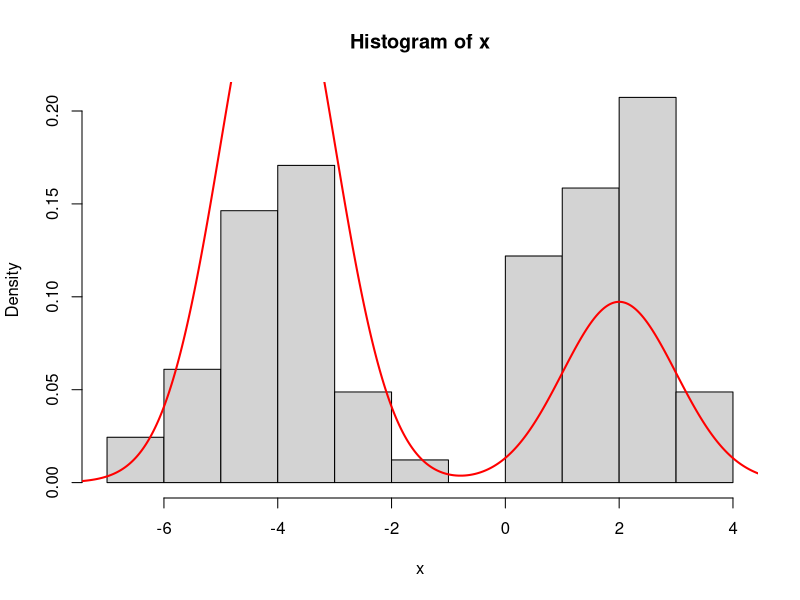

The R source for this figure:
############
#---DATA---#
############
x <- c(3.2021219417081, 2.65741884298405, 0.780137036066781, 3.64724723765017, 
       2.81041331245526, -4.62984071052694, -3.14281370657829, -3.12319766617262, 
       0.908978440112633, 2.51957106216094, 1.6829613082298, -3.87567468005131, 
       0.945705446404869, 0.495428223641111, -3.70222557688605, 3.68414040371748, 
       1.71340601895164, 1.14251338854263, -4.67625135117806, -4.36161079110522, 
       2.5622235140633, 2.06378756223698, -6.05965795191174, 2.03357186159356, 
       1.85332992519105, -2.90292806264, -2.3872030054047, 2.97532564926973, 
       1.36038670563403, 2.03484398255987, -2.90544404614717, 1.94541101948915, 
       1.89877326620243, -4.58947787551057, -5.23332969425005, 1.35028279895402, 
       -5.7057364084379, -4.19795250440479, 0.169765958342949, -4.41040237770636, 
       3.23366242337812, 2.7355634096666, -3.79124850215067, 1.81625386149323, 
       1.1244817398166, -5.351603849814, -4.28238069609014, 2.81686670597407, 
       -3.41167847159064, 2.2695834486729, -4.33355486366414, -4.07156878219267, 
       0.66540681953474, 1.54438714296735, -6.69483940993138, -3.33693275965261, 
       -1.79182385472336, 2.57088565077193, 1.36080493186315, 2.47510953571402, 
       2.21485345997249, -3.14067593928145, -5.09841477435681, 0.995868098296324, 
       0.780575051090966, -4.78524027264247, -5.00218879969458, -3.31819478384048, 
       -3.22225921308094, 2.90755400556924, -4.5340589955408, -3.17250220599487, 
       1.3692421554455, 0.471461424865359, 2.21459894893125, -2.10032867323119, 
       -3.94392608719873, -3.96057630155318, -3.71448565584273, 0.730529435675807, 
       2.20540388616452, -4.56182609476879)

##################
#---LIKELIHOOD---#
##################
loglikelihood <- function(mu, z, P, data) {
  # mu - vector with K unique mean values
  # z - vector with N cluster assignments
  # data - vector with N data points
  # P - std dev (fixed)
  logL = 0;
  for(i in 1 : length(data)) {
    xi = data[i]
    mui = mu[z[i]]
    logL = logL + log( dnorm(x = xi, mean = mui, sd = P ) )
  }
  
  return(logL )
}#END: loglikelihood

# loglikelihood(mu, c, P, x)

# loglikelihood(mu = mu, z = r.candidate, P = P, data)

#############
#---PRIOR---#
#############
prior <- function(z, K, N, alpha) {
  # prior for cluster assignments
  # @return: loglikelyhood of an assignmnet z
  counts = matrix(NA, ncol = K, dimnames = list(NULL, c(1 : K) ) )
  theTable <- table(z)
  
  for(i in 1 : K) {
    colname <-  colnames(counts)[i]
    value <- theTable[which(names(theTable) == colname)]
    value <- ifelse(is.numeric(value), value, 0)
    counts[, i] <- ifelse(is.na(value), 0, value)
  }#END: i loop
  
  loglike = K * log(alpha)
  for(i in 1 : K) {
    
    eta = counts[i]
    if(eta > 0) {
      loglike = loglike + lfactorial(eta - 1)
    }# END: eta check
    
  }# END: i loop
  
  for(i in 1 : N) {
    loglike = loglike - log(alpha + i - 1)
  }
  
  return(loglike)
}#END: prior


# prior(z = c(1, 2, 3), K = 3, N = 3, alpha = 1.0 )
# -log(6)

################
#---PROPOSAL---#
################
proposal <- function(z, K, N) {
  
  index = sample( c(1 : N), 1)
  value = sample( c(1 : K), 1 )
  
  r.cand = z
  r.cand[index] = value
  
  d.cand = 1
  d.curr = 1
  
  return(list(r.cand = r.cand, d.cand = d.cand, d.curr = d.curr))
}

proposal <- function(z, K, N, alpha) {
  
  r.cand = z
  for(index in 1 : N) {
    
    occupancy = matrix(NA, ncol = K, dimnames = list(NULL, c(1 : K) ) )
    zi = r.cand[ - index]
    theTable = table(zi)
    
    for(i in 1 : K) {
      colname <-  colnames(occupancy)[i]
      value <- theTable[which(names(theTable) == colname)]
      value <- ifelse(is.numeric(value), value, 0)
      occupancy[, i] <- ifelse(is.na(value), 0, value)
    }#END: i loop
    
    probs = matrix(NA, ncol = K, dimnames = list(NULL, c(1 : K) ) )
    for(i in 1 : K) {
      
      if(occupancy[i] == 0) {#draw new
        
        probs[i] = ( (alpha) / (N - 1 + alpha) )
        
      } else { # draw existing
        
        probs[i] = ( (occupancy[i]) / (N - 1 + alpha) )
        
      }#END: occupation check
      
    }#END: i loop
    
    value = sample(c(1 : K), size = 1, prob = probs)
    r.cand[index] = value
  }#END: index loop
  
  d.cand = 1
  d.curr = 1
  
  return(list(r.cand = r.cand, d.cand = d.cand, d.curr = d.curr))
}#END: proposal



###############
#---SAMPLER---#
###############
metropolisHastings <- function(loglikelihood, prior, proposal, data, startvalue, mu, alpha, Nsim) {
  
  N <- length(startvalue)
  K <- length(mu)
  
  chain = array(dim = c(Nsim, N))
  chain[1, ] = startvalue
  for (i in 1 : (Nsim - 1)) {
    
    candidate = proposal(z = chain[i, ], K, N, alpha)
    
    r.candidate = candidate$r.cand
    d.candidate = candidate$d.cand
    d.curr = candidate$d.curr
    
    probab = exp(
      (loglikelihood(mu = mu, z = r.candidate, P = P, data) + prior(r.candidate, K, N, alpha) + log(d.candidate)) -
        (loglikelihood(mu = mu, z = chain[i, ], P = P, data) + prior(chain[i, ], K, N, alpha) + log(d.curr))
    )
    
    if (runif(1) < probab) {
      chain[i + 1, ] = r.candidate
    } else {
      chain[i + 1, ] = chain[i, ]
    }#END: accept check
    
  }#END: iterations loop
  
  return(chain)
}#END: metropolisHastings

############
#---MCMC---#
############
Nsim <- 10^3
N <- length(x)
P <- 1
alpha <- 0.01

z <- rep(1, N)
mu <- c(-4,2)

chain = metropolisHastings(loglikelihood, prior, proposal, data = x, startvalue = z, mu, alpha, Nsim)

z <- chain[dim(chain)[1], ]
probs = rep(NA, length(mu))
for(i in 1 : length(probs)) {
  
  probs[i] = sum(z == i) / N
  
}

grid = seq(min(x) - 1, max(x) + 1, length = 500)
dens = rep(NA, length = length(grid))

for(i in 1 : length(grid)) {
  
  dens[i] = sum(probs * dnorm(grid[i], mu, P))
  
}

hist(x, freq = FALSE)
lines(grid, dens, col = 'red', lwd = 2)
